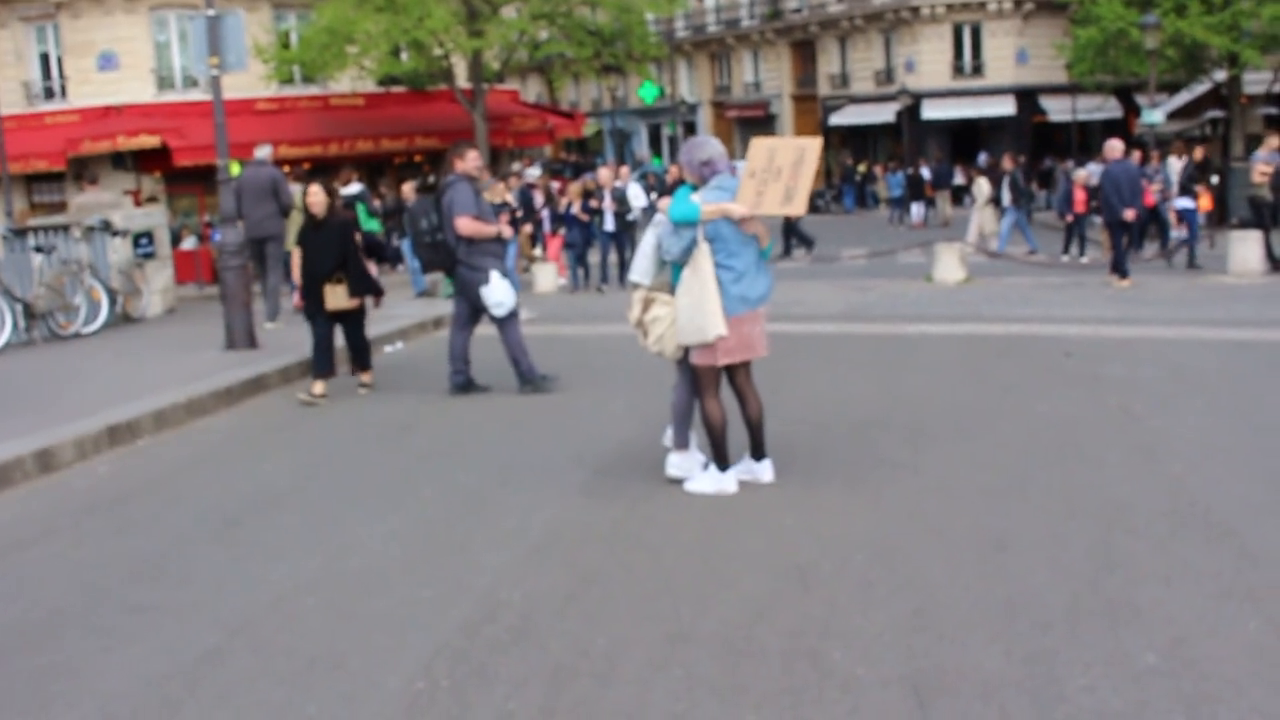
#> input picture frame 20 of openpose/examples/media/video.avi, 1280 x 720 px, given in place of the camera
$ python person.py
#> lines starting #> are read from the running program, lines starting #| are printed output that depends on the picture; after the words box and inside, x2 and y2 are one past the last pixel; in counts of white or black regions, pixels touching at a corner belong together
# _*_ coding:utf-8 _*_

# 引入所需要的库
from __future__ import print_function  #确保代码同时在Python2.7和Python3上兼容
from imutils.object_detection import non_max_suppression
from imutils import paths
import numpy as np
import argparse
import imutils   #安装库pip install imutils ；pip install --upgrade imutils更新版本大于v0.3.1
import cv2
import time

# 初始化我们的行人检测器
#初始化方向梯度直方图描述子
hog = cv2.HOGDescriptor()
#设置支持向量机(Support Vector Machine)使得它成为一个预先训练好了的行人检测器
hog.setSVMDetector(cv2.HOGDescriptor_getDefaultPeopleDetector())
cap = cv2.VideoCapture(0)
while 1:
    a=time.time()
    ret, image = cap.read()
#> image is the input picture: shape (720, 1280, 3); mean B, G, R 126.8, 125.8, 132.5
    cv2.imshow("capture", image)
    (rects, weights) = hog.detectMultiScale(image, winStride=(4, 4), padding=(8, 8), scale=1.05)
#> rects = [[740, 13, 74, 147], [964, 133, 73, 146], [1042, 150, 67, 134], [192, 166, 105, 210], [1146, 118, 88, 175], [119, 139, 71, 141], [61, 196, 82, 163], [1068, 115, 104, 209], [255, 130, 158, 316], [384, 64, 195, 389], [593, 115, 219, 437]]; weights = [0.873, 1.14, 1.11, 1.97, 0.982, 0.368, 0.768, 1.6, 1.81, 0.9, 2.75]
    rects = np.array([[x, y, x + w, y + h] for (x, y, w, h) in rects])
#> rects = [[740, 13, 814, 160], [964, 133, 1037, 279], [1042, 150, 1109, 284], [192, 166, 297, 376], [1146, 118, 1234, 293], [119, 139, 190, 280], [61, 196, 143, 359], [1068, 115, 1172, 324], [255, 130, 413, 446], [384, 64, 579, 453], [593, 115, 812, 552]]
    pick = non_max_suppression(rects, probs=None, overlapThresh=0.65)
#> pick = [[593, 115, 812, 552], [384, 64, 579, 453], [255, 130, 413, 446], [192, 166, 297, 376], [61, 196, 143, 359], [1068, 115, 1172, 324], [1146, 118, 1234, 293], [1042, 150, 1109, 284], [119, 139, 190, 280], [964, 133, 1037, 279], [740, 13, 814, 160]]
    try:
        for i in range(rects.shape[0]):
            cv2.rectangle(image, (pick[i][0], pick[i][1]), (pick[i][2],pick[i][3]), (255, 0, 255), 2)
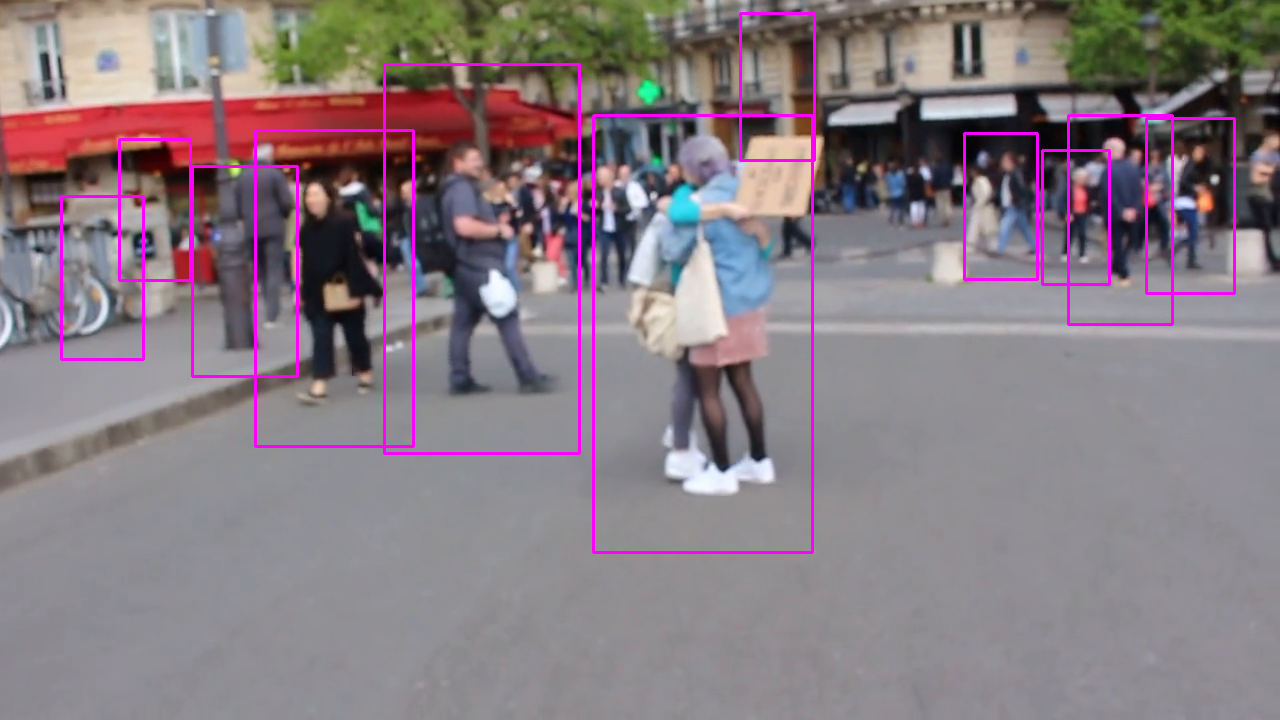
#> image: shape (720, 1280, 3); 2.38% of pixels changed, all inside (x1, y1, x2, y2) = (60, 12, 1236, 554)
        pass
    except:
        print('none person')
        pass
    cv2.imshow("people detection", image)
    if cv2.waitKey(10) & 0xff == ord('q'):
#> (key q is pressed here)
        break
    print(time.time()-a)

cap.release()
cv2.destroyAllWindows()
'''
    构造了一个尺度scale=1.05的图像金字塔，以及一个分别在x方向和y方向步长为(4,4)像素大小的滑窗
    scale的尺度设置得越大，在图像金字塔中层的数目就越少，相应的检测速度就越快，但是尺度太大会导致行人出现漏检；
    同样的，如果scale设置得太小，将会急剧的增加图像金字塔的层数，这样不仅耗费计算资源，而且还会急剧地增加检测过程
    中出现的假阳数目(也就是不是行人的被检测成行人)。这表明，scale是在行人检测过程中它是一个重要的参数，
    需要对scale进行调参。我会在后面的文章中对detectMultiScale中的每个参数做些调研。
'''
# detect people in the image：

 #应用非极大抑制方法，通过设置一个阈值来抑制那些重叠的边框

$ run again, starting later in the video
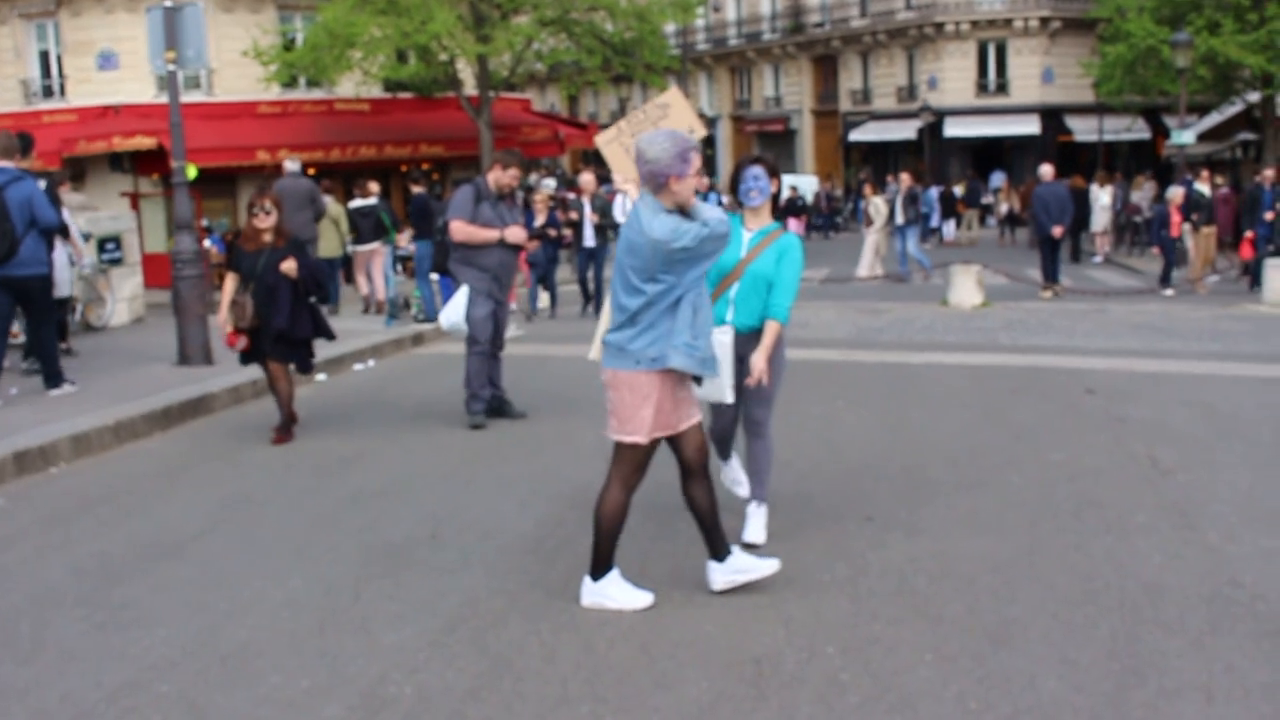
#> input picture frame 164 of openpose/examples/media/video.avi, 1280 x 720 px, given in place of the camera
#> image is the input picture: shape (720, 1280, 3); mean B, G, R 118.9, 117.3, 122.5
#> `(rects, weights) = hog.detectMultiScale(image, winStride=(4, 4), paddi..`: rects = [[119, 142, 66, 132], [1070, 152, 67, 133], [843, 149, 78, 156], [220, 227, 128, 255], [146, 211, 92, 185], [1137, 147, 87, 173], [999, 128, 99, 198], [323, 154, 96, 192], [915, 154, 92, 184], [404, 147, 163, 326], [0, 151, 125, 284], [547, 91, 289, 578]]; weights = [0.402, 0.528, 2.32, 2.77, 1.39, 0.809, 2.97, 2.43, 0.821, 1.61, 0.214, 2.14]
#> `rects = np.array([[x, y, x + w, y + h] for (x, y, w, h) in rects])`: rects = [[119, 142, 185, 274], [1070, 152, 1137, 285], [843, 149, 921, 305], [220, 227, 348, 482], [146, 211, 238, 396], [1137, 147, 1224, 320], [999, 128, 1098, 326], [323, 154, 419, 346], [915, 154, 1007, 338], [404, 147, 567, 473], [0, 151, 125, 435], [547, 91, 836, 669]]
#> pick = [[547, 91, 836, 669], [220, 227, 348, 482], [404, 147, 567, 473], [0, 151, 125, 435], [146, 211, 238, 396], [323, 154, 419, 346], [915, 154, 1007, 338], [999, 128, 1098, 326], [1137, 147, 1224, 320], [843, 149, 921, 305], [1070, 152, 1137, 285], [119, 142, 185, 274]]
#> after the loop `for i in range(rects.shape[0]):`:
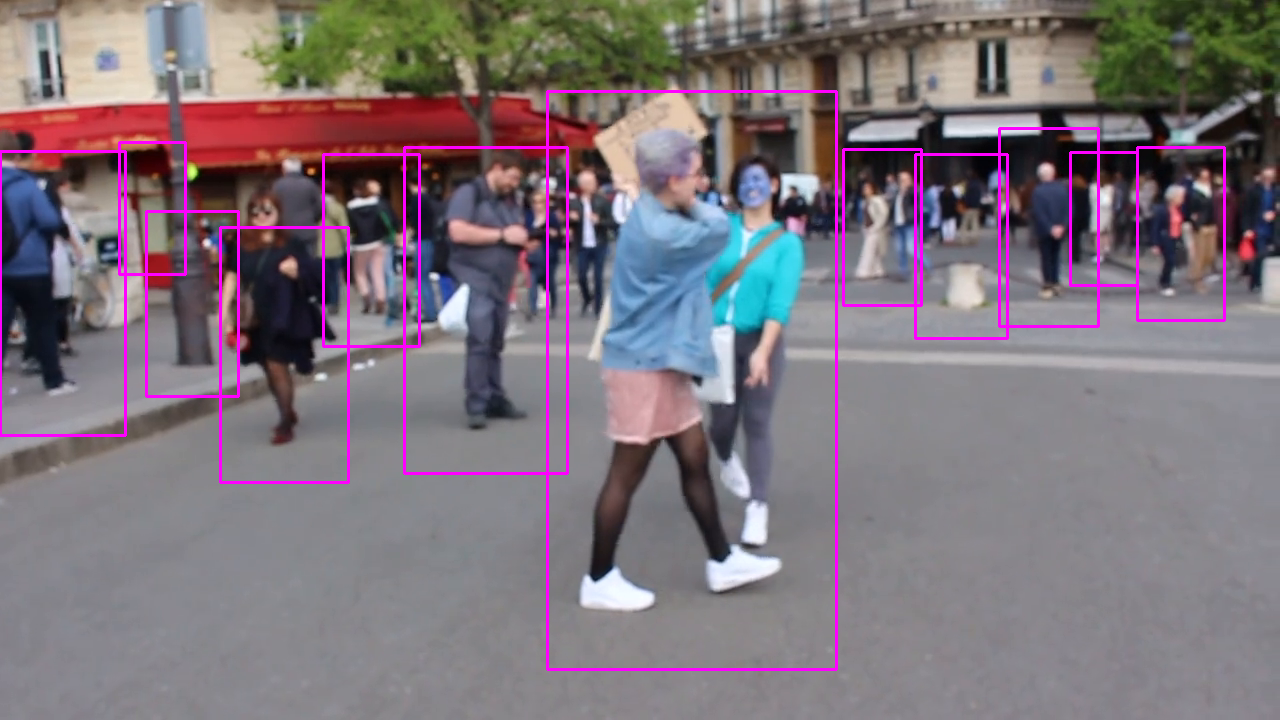
#> image: shape (720, 1280, 3); 2.62% of pixels changed, all inside (x1, y1, x2, y2) = (0, 90, 1226, 671)
